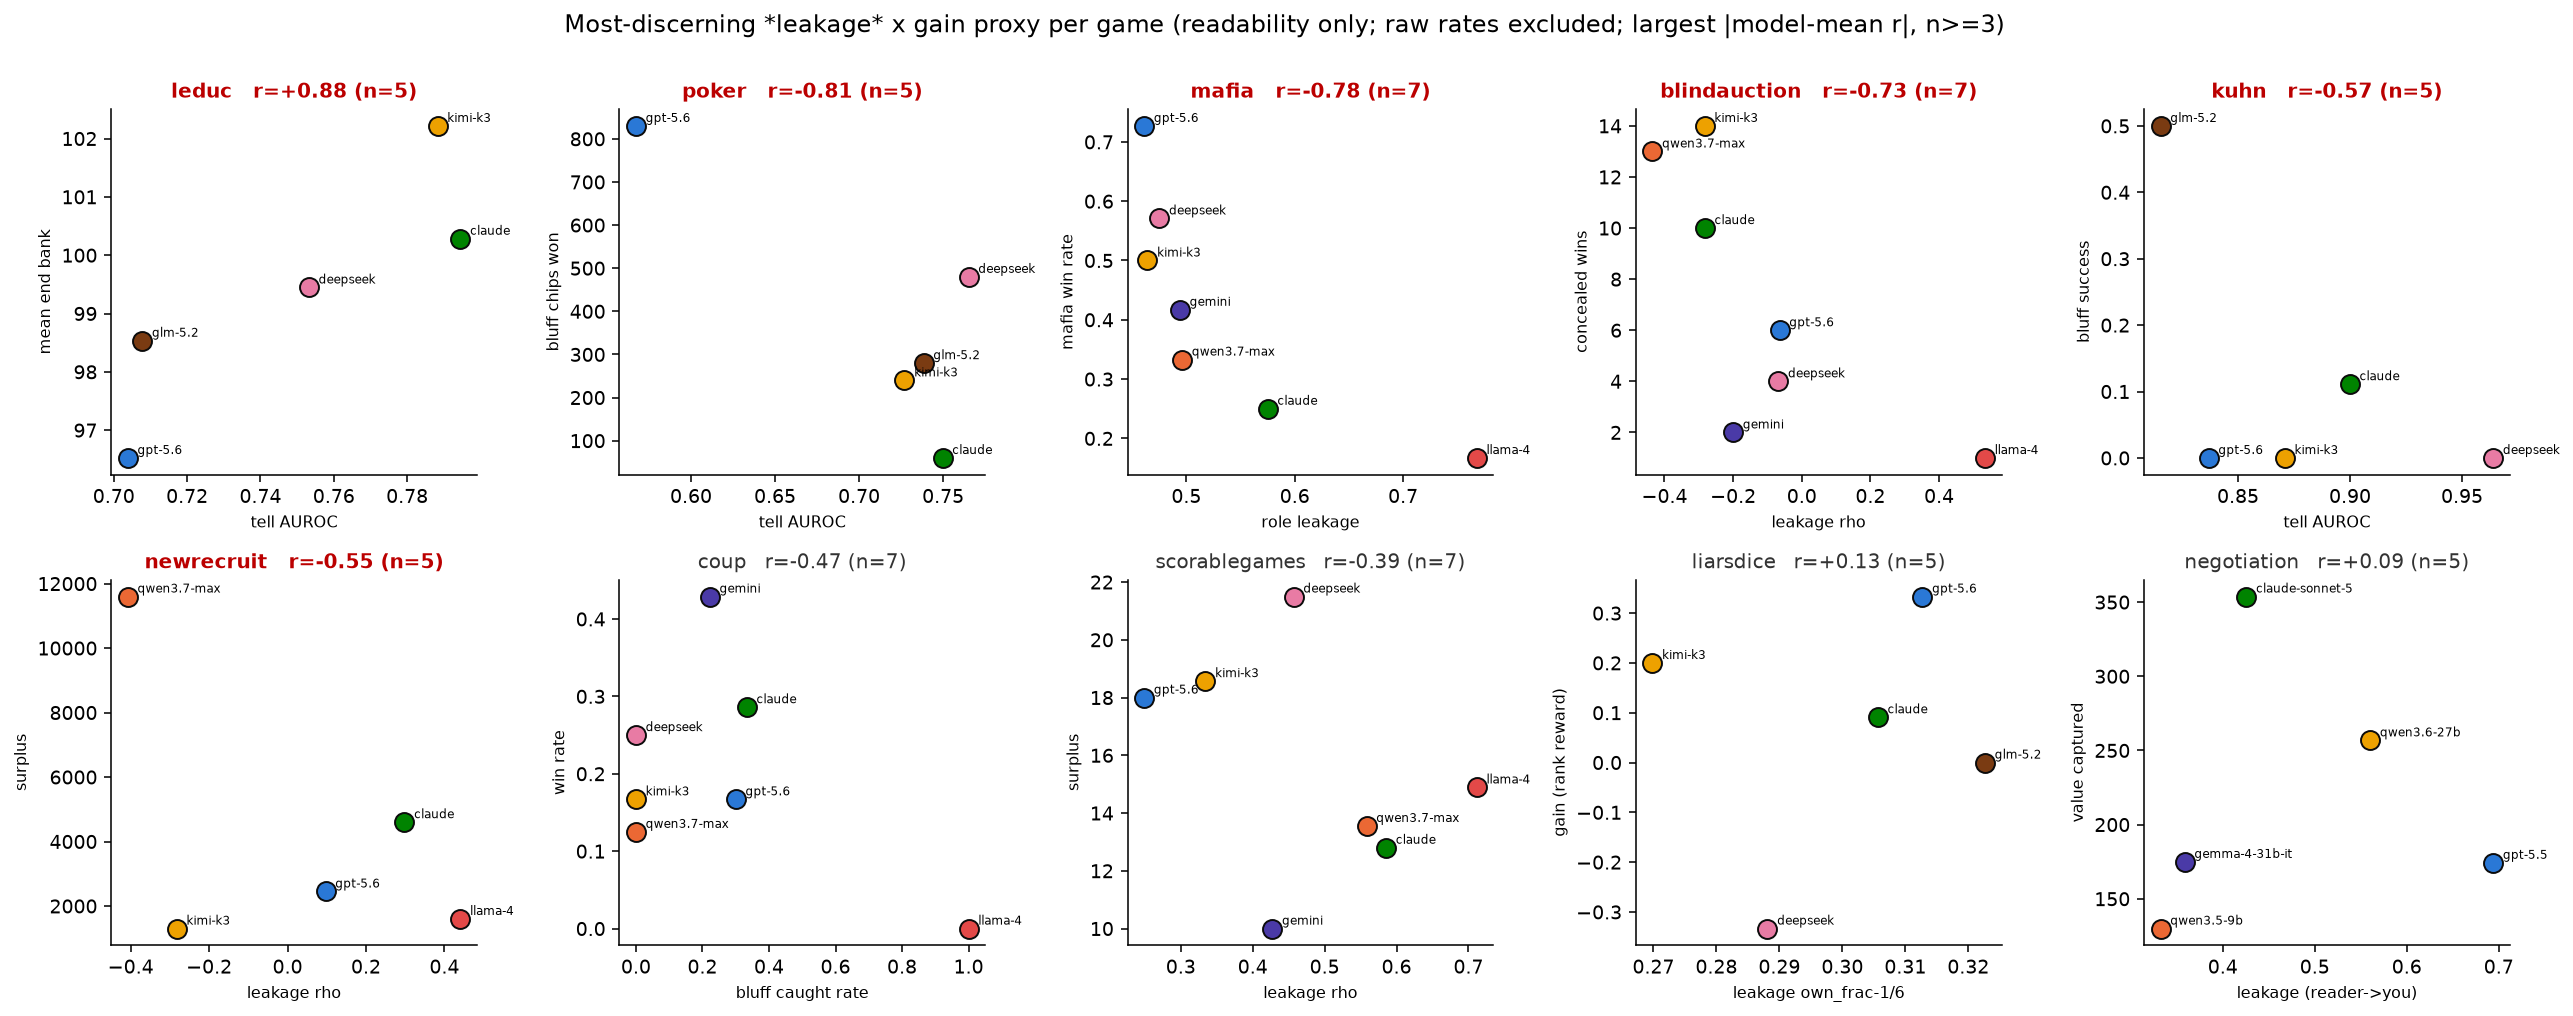

Source code (Python):
#!/usr/bin/env python3
"""Pick the single most-discerning Term-2 (leakage) x Term-1 (gain) proxy pairing per game
(largest |model-mean Pearson r| among computable pairings, n>=3) and render all games together
in ONE combined figure: best_per_game.png. Also writes best_per_game.md.

Pure re-analysis of ../*_results.json — no rollouts, no LLM. Reuses proxy_grid.py.

  python3 best_per_game.py
"""
from __future__ import annotations
from pathlib import Path
from proxy_grid import GAMES, build, pearson, color_for

D = Path(__file__).resolve().parent

# Term-2 axis must be genuine *leakage* = readability of the deceiver's own private
# type/hand/role/valuation to an observer. These fields are NOT leakage and are excluded
# from the "best leakage proxy" selection:
#   bluff_rate, misrep, bluff_stick_rate  -> raw deception *rates* (how often you act, not
#                                            how readable you are)
#   claim_honesty                          -> raw honesty rate (frequency, not readability)
#   table_read_auroc                       -> the model reading OTHERS (inference skill),
#                                            not its own signal leaking out
NON_LEAKAGE = {"bluff_rate", "misrep", "bluff_stick_rate", "claim_honesty", "table_read_auroc"}


def best_pairing(game):
    """Return dict for the max-|r| computable pairing (n>=3) over genuine-leakage x gain, or None."""
    models, vals, leaks, gains = build(game)
    leaks = [t for t in leaks if t[0] not in NON_LEAKAGE]  # drop raw-rate / inference proxies
    if not leaks:
        return None
    best = None
    for lf, ll, inv in leaks:
        for gf, gl in gains:
            pts = [(vals[lf][m], vals[gf][m], m) for m in models
                   if vals[lf][m] is not None and vals[gf][m] is not None]
            r, n = pearson([(p[0], p[1]) for p in pts])
            if r != r or n < 3:  # NaN or too few points
                continue
            if best is None or abs(r) > best["absr"]:
                best = {"game": game, "lf": lf, "ll": ll, "inv": inv, "gf": gf, "gl": gl,
                        "r": r, "n": n, "absr": abs(r), "pts": pts}
    return best


def main():
    import matplotlib
    matplotlib.use("Agg")
    import matplotlib.pyplot as plt

    picks = [best_pairing(g) for g in GAMES]
    picks = [p for p in picks if p is not None]
    picks.sort(key=lambda p: -p["absr"])  # most discerning first

    ncol = 5
    nrow = -(-len(picks) // ncol)  # ceil
    fig, axes = plt.subplots(nrow, ncol, figsize=(3.7 * ncol, 3.6 * nrow), squeeze=False)
    for idx in range(nrow * ncol):
        ax = axes[idx // ncol][idx % ncol]
        if idx >= len(picks):
            ax.axis("off")
            continue
        p = picks[idx]
        for i, (x, y, m) in enumerate(p["pts"]):
            ax.scatter(x, y, s=95, c=color_for(m, i), edgecolors="#0b0b0b", lw=1, zorder=3)
            ax.annotate(m.split("/")[-1].replace("-sol-pro", "").replace("-maverick", "")
                        .replace("-3.6-flash", "").replace("-opus-4.8", "").replace("-v4-pro", ""),
                        (x, y), textcoords="offset points", xytext=(5, 2), fontsize=6)
        strong = p["absr"] >= 0.5
        ax.set_title(f"{p['game']}   r={p['r']:+.2f} (n={p['n']})",
                     fontsize=10.5, color="#b00" if strong else "#333",
                     fontweight="bold" if strong else "normal")
        ax.set_xlabel(p["ll"] + (" [inv]" if p["inv"] else ""), fontsize=8)
        ax.set_ylabel(p["gl"], fontsize=8)
        for s in ("top", "right"):
            ax.spines[s].set_visible(False)
    fig.suptitle("Most-discerning *leakage* x gain proxy per game (readability only; raw rates "
                 "excluded; largest |model-mean r|, n>=3)", fontsize=12.5, y=1.002)
    fig.tight_layout()
    out = D / "best_per_game.png"
    fig.savefig(out, dpi=140, bbox_inches="tight")
    plt.close(fig)
    print(f"wrote {out}")

    # ---- markdown ----
    lines = ["# Best (most-discerning) *leakage* proxy pairing per game", "",
             "One row per game: the **genuine-leakage** (Term-2, readability) x gain (Term-1) "
             "pairing with the largest |model-mean Pearson r| (computable, n>=3). Raw-rate / "
             "inference proxies (`bluff_rate`, `misrep`, `bluff_stick_rate`, `claim_honesty`, "
             "`table_read_auroc`) are **excluded** — they measure how *often* a model deceives, or "
             "how well it reads others, not how readable it is. Combined scatter: "
             "`best_per_game.png`. Sign: leakage axes are *higher = more readable*; gain *higher = "
             "better*, so **negative r = concealment-pays** (low leakage -> high gain). "
             "Bold = |r| >= 0.5.", "",
             "![best per game](best_per_game.png)", "",
             "| game | Term-2 leakage (x) | Term-1 gain (y) | Pearson r | n |",
             "|---|---|---|---:|---:|"]
    for p in picks:
        ll = p["ll"] + (" (inv)" if p["inv"] else "")
        rstr = f"{p['r']:+.2f}"
        if p["absr"] >= 0.5:
            rstr = f"**{rstr}**"
        lines.append(f"| {p['game']} | {ll} | {p['gl']} | {rstr} | {p['n']} |")
    lines.append("")
    (D / "best_per_game.md").write_text("\n".join(lines))
    print(f"wrote {D / 'best_per_game.md'}")
    print("\nBest per game (ranked):")
    for p in picks:
        print(f"  |r|={p['absr']:.2f} r={p['r']:+.2f} n={p['n']}  {p['game']}: "
              f"{p['ll']}{' (inv)' if p['inv'] else ''} vs {p['gl']}")


if __name__ == "__main__":
    main()
